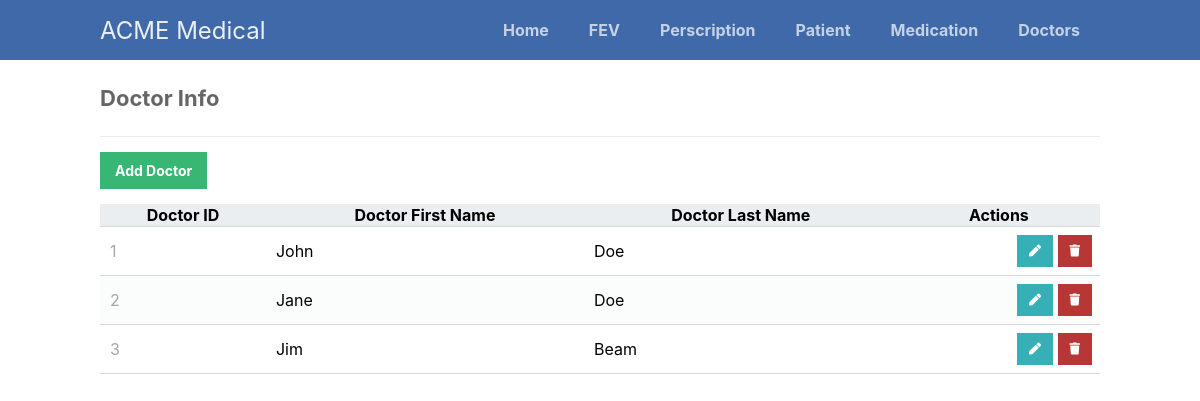
/scripts/doctor/doctor-portal.php, run on the app's committed database.
### tables this page shows
CREATE TABLE Doctors (
  DoctorID INT AUTO_INCREMENT PRIMARY KEY,
  DFirstName VARCHAR(255) NOT NULL,
  DLastName VARCHAR(255) NOT NULL
);

### scripts/doctor/doctor-portal.php (the view, shortened to what this page needs)
<?php
@include_once (APP_ROOT.APP_FOLDER_NAME . '/scripts/functions.php');
$pdo = pdo_connect_mysql();
$page = isset($_GET['page']) && is_numeric($_GET['page']) ? (int)$_GET['page'] : 1;
$records_per_page = 5;
$stmt = $pdo->prepare('SELECT * FROM Doctors ORDER BY DoctorID LIMIT :current_page, :record_per_page');
$stmt->bindValue(':current_page', ($page-1)*$records_per_page, PDO::PARAM_INT);
$stmt->bindValue(':record_per_page', $records_per_page, PDO::PARAM_INT);
$stmt->execute();
$doctors = $stmt->fetchAll(PDO::FETCH_ASSOC);
?>
<?= template_header('Doctor Read') ?>
<div class="content read">
    <h2>Doctor Info</h2>
    <a href="doctor-add.php" class="create-entry">Add Doctor</a>
    <table>
        <thead>
            <tr>
                <th>Doctor ID</th>
                <th>Doctor First Name</th>
                <th>Doctor Last Name</th>
                <th>Actions</th>
            </tr>
        </thead>
        <tbody>
            <?php foreach ($doctors as $doctor): ?>
                <tr>
                    <td><?= $doctor['DoctorID'] ?></td>
                    <td><?= $doctor['DFirstName'] ?></td>
                    <td><?= $doctor['DLastName'] ?></td>
                    <td class="actions">
                        <a href="doctor-update.php?DoctorID=<?= $doctor['DoctorID'] ?>" class="edit"><i class="fas fa-pen fa-xs"></i></a>
                        <a href="doctor-delete.php?DoctorID=<?= $doctor['DoctorID'] ?>" class="trash"><i class="fas fa-trash fa-xs"></i></a>
                    </td>
                </tr>
            <?php endforeach; ?>
        </tbody>
    </table>
</div>
<?= template_footer() ?>

### styles/style.css (style rules this page uses)
* { box-sizing: border-box; font-family: -apple-system, BlinkMacSystemFont, "segoe ui", roboto, oxygen, ubuntu, cantarell, "fira sans", "droid sans", "helvetica neue", Arial, sans-serif; font-size: 16px; -webkit-font-smoothing: antialiased; -moz-osx-font-smoothing: grayscale; }
body { background-color: #FFFFFF; margin: 0; }
.content { width: 1000px; margin: 0 auto; }
.content h2 { margin: 0; padding: 25px 0; font-size: 22px; border-bottom: 1px solid #ebebeb; color: #666666; }
.read .create-entry { display: inline-block; text-decoration: none; background-color: #38b673; font-weight: bold; font-size: 14px; color: #FFFFFF; padding: 10px 15px; margin: 15px 0; }
.read table { width: 100%; padding-top: 30px; border-collapse: collapse; }
.read table thead { background-color: #ebeef1; border-bottom: 1px solid #d3dae0; }
.read table tbody tr { border-bottom: 1px solid #d3dae0; }
.read table tbody tr:nth-child(even) { background-color: #fbfcfc; }
.read table tbody tr td { padding: 10px; }
.read table tbody tr td:nth-child(1) { color: #a5a7a9; }
.read table tbody tr td.actions { padding: 8px; text-align: right; }
.read table tbody tr td.actions .edit, .read table tbody tr td.actions .trash { display: inline-flex; text-align: right; text-decoration: none; color: #FFFFFF; padding: 10px 12px; }
.read table tbody tr td.actions .trash { background-color: #b73737; }
.read table tbody tr td.actions .edit { background-color: #37afb7; }

### data on the page
doctors: DoctorID "1", DFirstName "John", DLastName "Doe"
doctors: DoctorID "2", DFirstName "Jane", DLastName "Doe"
doctors: DoctorID "3", DFirstName "Jim", DLastName "Beam"
